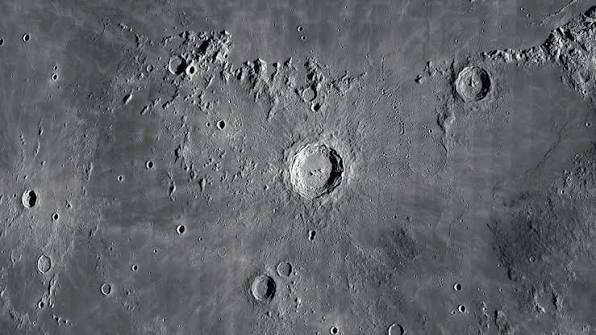
#> input picture processada_morfologia.jpg, 596 x 335 px, found by its file name
$ python otsu_hough.py
#> lines starting #> are read from the running program, lines starting #| are printed output that depends on the picture; after the words box and inside, x2 and y2 are one past the last pixel; in counts of white or black regions, pixels touching at a corner belong together
# Binariza com Otsu e detecta crateras circulares com a Transformada de Hough.

import cv2
import numpy as np

# ------------------------------------------------------------------------------
# CONFIGURAÇÕES
# ------------------------------------------------------------------------------

CAMINHO_ENTRADA = "processada_morfologia.jpg"

CAMINHO_SAIDA = "resultado_crateras.png"

# Parâmetros do Hough:

# MIN_DIST: distância mínima entre os centros de duas crateras
# Para evitar que a mesma cratera seja marcada duas vezes***
MIN_DIST = 30

# PARAM1: limiar alto do detector de bordas Canny, que o Hough roda por dentro
PARAM1 = 50

# PARAM2: número mínimo de "votos" para aceitar um círculo
# Quanto menor, menos preciso. Quanto mais votos, mais preciso
PARAM2 = 20

# RAIO_MIN e RAIO_MAX: tamanho mínimo e máximo das crateras, em pixels
RAIO_MIN = 10
RAIO_MAX = 50

# ------------------------------------------------------------------------------
# 1. CARREGAR A IMAGEM
# ------------------------------------------------------------------------------

imagem = cv2.imread(CAMINHO_ENTRADA, cv2.IMREAD_GRAYSCALE)
#> imagem: shape (335, 596); min 0, max 255, mean 99.4

if imagem is None:
    print(f"Erro: não foi possível carregar '{CAMINHO_ENTRADA}'. Verifique o nome e a pasta.")
    exit()

# ------------------------------------------------------------------------------
# 2. LIMIAR DE OTSU (binarização)
# ------------------------------------------------------------------------------


_, imagem_binaria = cv2.threshold(imagem, 0, 255, cv2.THRESH_BINARY + cv2.THRESH_OTSU)
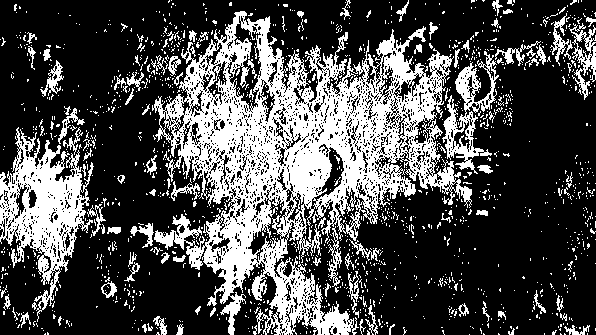
#> imagem_binaria: shape (335, 596); 30.1% white; 1436 white regions (1331 under 20 px), largest, box (x1, y1, x2, y2) and area: (152, 11, 472, 335) 39277, (0, 127, 94, 322) 7093, (442, 51, 499, 174) 2125

# ------------------------------------------------------------------------------
# 3. TRANSFORMADA DE HOUGH PARA CÍRCULOS
# ------------------------------------------------------------------------------

circulos = cv2.HoughCircles(
    imagem_binaria,
    cv2.HOUGH_GRADIENT,
    dp=1,
    minDist=MIN_DIST,
    param1=PARAM1,
    param2=PARAM2,
    minRadius=RAIO_MIN,
    maxRadius=RAIO_MAX,
)
#> circulos = 91 rows, first 8: [205.5, 123.5, 49.4], [295.5, 184.5, 49.4], [309.5, 213.5, 49.4], [238.5, 125.5, 49.4], [325.5, 157.5, 49.4], [258.5, 87.5, 49.4], [392.5, 134.5, 49.4], [419.5, 92.5, 49.4]

# ------------------------------------------------------------------------------
# 4. DESENHAR AS CRATERAS ENCONTRADAS
# ------------------------------------------------------------------------------

imagem_resultado = cv2.cvtColor(imagem, cv2.COLOR_GRAY2BGR)

if circulos is not None:

    circulos = np.round(circulos[0]).astype(int)
#> circulos = 91 rows, first 8: [206, 124, 49], [296, 184, 49], [310, 214, 49], [238, 126, 49], [326, 158, 49], [258, 88, 49], [392, 134, 49], [420, 92, 49]

    print(f"Sucesso! Foram detectadas {len(circulos)} crateras.")
#| Sucesso! Foram detectadas 91 crateras.

    # Passa por cada cratera e desenha o círculo
    for x, y, raio in circulos:
        # Borda da cratera: verde (B=0, G=255, R=0), espessura 2
        cv2.circle(imagem_resultado, (x, y), raio, (0, 255, 0), 2)
        # Centro da cratera: ponto vermelho pequeno (B=0, G=0, R=255)
        cv2.circle(imagem_resultado, (x, y), 2, (0, 0, 255), 3)
#> this loop made 91 passes
#> (x, y, raio) on passes 1 to 12: (206, 124, 49), (296, 184, 49), (310, 214, 49), (238, 126, 49), (326, 158, 49), (258, 88, 49), (392, 134, 49), (420, 92, 49), (242, 166, 49), (248, 232, 49), (310, 264, 49), (316, 124, 49)
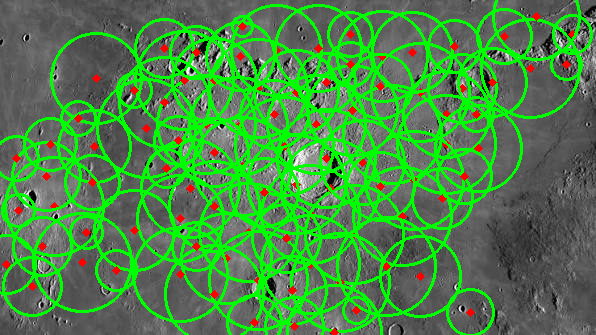
#> imagem_resultado: shape (335, 596, 3); mean B, G, R 70.8, 135.7, 74.8
else:
    print("Nenhuma cratera detectada. Tente ajustar PARAM2, RAIO_MIN ou RAIO_MAX.")

# ------------------------------------------------------------------------------
# 5. SALVAR A SAÍDA DO MÓDULO
# ------------------------------------------------------------------------------


cv2.imwrite(CAMINHO_SAIDA, imagem_resultado)
print(f"Imagem salva em '{CAMINHO_SAIDA}'.")

# Mostra o resultado
cv2.imshow("Crateras Detectadas", imagem_resultado)
cv2.waitKey(0)
cv2.destroyAllWindows()
